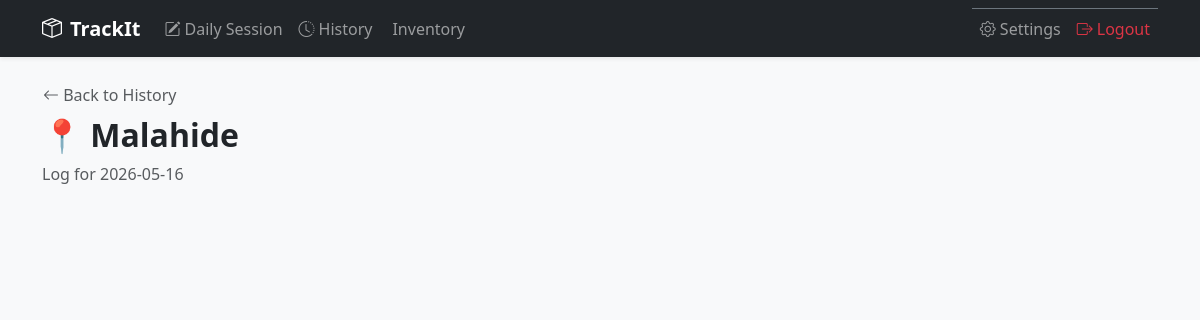
/history/2026-05-16/2 (signed in), run on an earlier commit of the app's database.
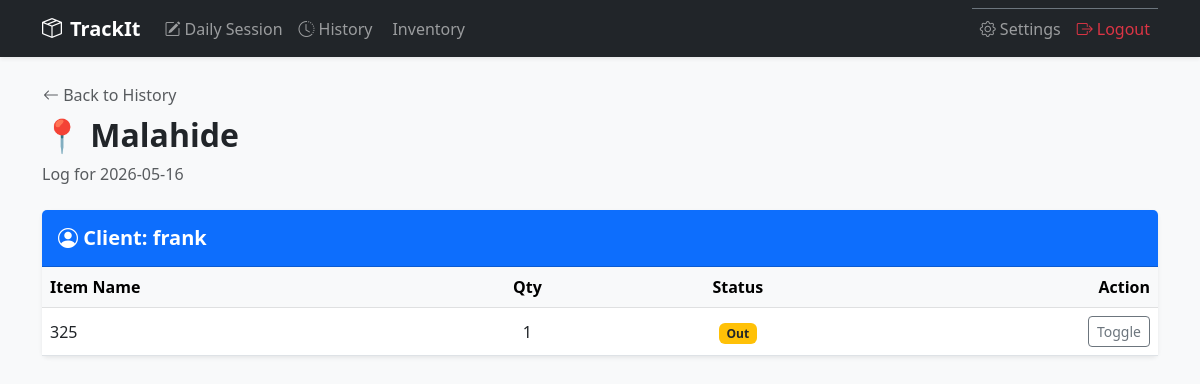
And on a later commit of the database.
### models.py (models this page shows)
class Place(db.Model):
    id = db.Column(db.Integer, primary_key=True)
    name = db.Column(db.String(100), nullable=False)
    is_active = db.Column(db.Boolean, default=True)

class Client(db.Model):
    id = db.Column(db.Integer, primary_key=True)
    name = db.Column(db.String(100), nullable=False)
    is_active = db.Column(db.Boolean, default=True)

class DayRecord(db.Model):
    __tablename__ = 'day_record'
    id = db.Column(db.Integer, primary_key=True)
    timestamp = db.Column(db.DateTime, default=datetime.utcnow)
    item_id = db.Column(db.Integer, db.ForeignKey('item.id'))
    place_id = db.Column(db.Integer, db.ForeignKey('place.id'))
    client_id = db.Column(db.Integer, db.ForeignKey('client.id'))
    user_id = db.Column(db.Integer, db.ForeignKey('user.id'))
    quantity_out = db.Column(db.Integer, nullable=False)
    is_returned = db.Column(db.Boolean, default=False)
    item = db.relationship('Item', backref='records')
    place = db.relationship('Place', backref='records')
    client = db.relationship('Client', backref='records')

class Item(db.Model):
    id = db.Column(db.Integer, primary_key=True)
    name = db.Column(db.String(100), nullable=False)
    quantity = db.Column(db.Integer, default=0)
    user_id = db.Column(db.Integer, db.ForeignKey('user.id'))

### app.py (the view)
@app.route('/history/<ts>/<int:place_id>')
def session_details(ts, place_id):
    if 'user_id' not in session:
        return redirect(url_for('login'))
    place = Place.query.get_or_404(place_id)
    records = DayRecord.query.filter(
        func.date(DayRecord.timestamp) == ts,
        DayRecord.place_id == place_id
    ).all()
    grouped_data = {}
    for r in records:
        client_name = r.client.name
        if client_name not in grouped_data:
            grouped_data[client_name] = []
        grouped_data[client_name].append(r)
    return render_template('session_details.html',
                           grouped_data=grouped_data,
                           place=place,
                           ts=ts)

### templates/session_details.html
{% extends "base.html" %}
{% block content %}
<div class="mb-4">
    <a href="{{ url_for('history') }}" class="btn btn-link p-0 text-decoration-none text-muted"><i class="bi bi-arrow-left"></i> Back to History</a>
    <h2 class="fw-bold mt-2">📍 {{ place.name }}</h2>
    <p class="text-muted">Log for {{ ts }}</p>
</div>
{% for client_name, items in grouped_data.items() %}
<div class="card shadow-sm border-0 mb-4">
    <div class="card-header bg-primary text-white py-3">
        <h5 class="mb-0 fw-bold"><i class="bi bi-person-circle"></i> Client: {{ client_name }}</h5>
    </div>
    <div class="table-responsive">
        <table class="table align-middle mb-0">
            <thead class="table-light">
                <tr><th>Item Name</th><th class="text-center">Qty</th><th class="text-center">Status</th><th class="text-end">Action</th></tr>
            </thead>
            <tbody>
                {% for r in items %}
                <tr class="{{ 'table-success' if r.is_returned else '' }}">
                    <td>{{ r.item.name }}</td>
                    <td class="text-center">{{ r.quantity_out }}</td>
                    <td class="text-center">
                        <span class="badge {{ 'bg-success' if r.is_returned else 'bg-warning text-dark' }}">
                            {{ 'Returned' if r.is_returned else 'Out' }}
                        </span>
                    </td>
                    <td class="text-end">
                        <a href="{{ url_for('toggle_return', record_id=r.id) }}" class="btn btn-sm btn-outline-secondary">Toggle</a>
                    </td>
                </tr>
                {% endfor %}
            </tbody>
        </table>
    </div>
</div>
{% endfor %}
{% endblock %}

### templates/base.html (shortened to what this page needs)
<!DOCTYPE html>
<html lang="en">
<head>
    <link href="https://cdn.jsdelivr.net/npm/bootstrap@5.3.0/dist/css/bootstrap.min.css" rel="stylesheet">
    <link rel="stylesheet" href="https://cdn.jsdelivr.net/npm/bootstrap-icons@1.11.0/font/bootstrap-icons.css">
</head>
<body class="bg-light">
    <nav class="navbar navbar-expand-lg navbar-dark bg-dark shadow-sm mb-4">
        <div class="container">
            <a class="navbar-brand fw-bold" href="{{ url_for('index') }}">
                <i class="bi bi-box-seam me-2"></i>TrackIt
            </a>
            <div class="collapse navbar-collapse" id="navbarNav">
                <ul class="navbar-nav me-auto">
                    <li class="nav-item">
                        <a class="nav-link" href="{{ url_for('record') }}">
                            <i class="bi bi-pencil-square me-1"></i>Daily Session
                        </a>
                    </li>
                    <li class="nav-item">
                        <a class="nav-link" href="{{ url_for('history') }}">
                            <i class="bi bi-clock-history me-1"></i>History
                        </a>
                    </li>
                    <li class="nav-item">
                        <a class="nav-link" href="{{ url_for('inventory') }}">
                            Inventory
                        </a>
                    </li>
                </ul>
                <ul class="navbar-nav ms-auto border-top border-secondary border-lg-0 mt-2 mt-lg-0 pt-2 pt-lg-0">
                    <li class="nav-item">
                        <a class="nav-link" href="{{ url_for('settings') }}">
                            <i class="bi bi-gear me-1"></i>Settings
                        </a>
                    </li>
                    <li class="nav-item">
                        <a class="nav-link text-danger" href="{{ url_for('logout') }}">
                            <i class="bi bi-box-arrow-right me-1"></i>Logout
                        </a>
                    </li>
                </ul>
            </div>
        </div>
    </nav>
    <div class="container">
        {% block content %}{% endblock %}
    </div>
</body>
</html>

What changed in the data, as far as the page shows it:
now on this page (row unchanged): Client: name "frank"
added DayRecord: item.name "325", quantity_out "1", is_returned "Out"
